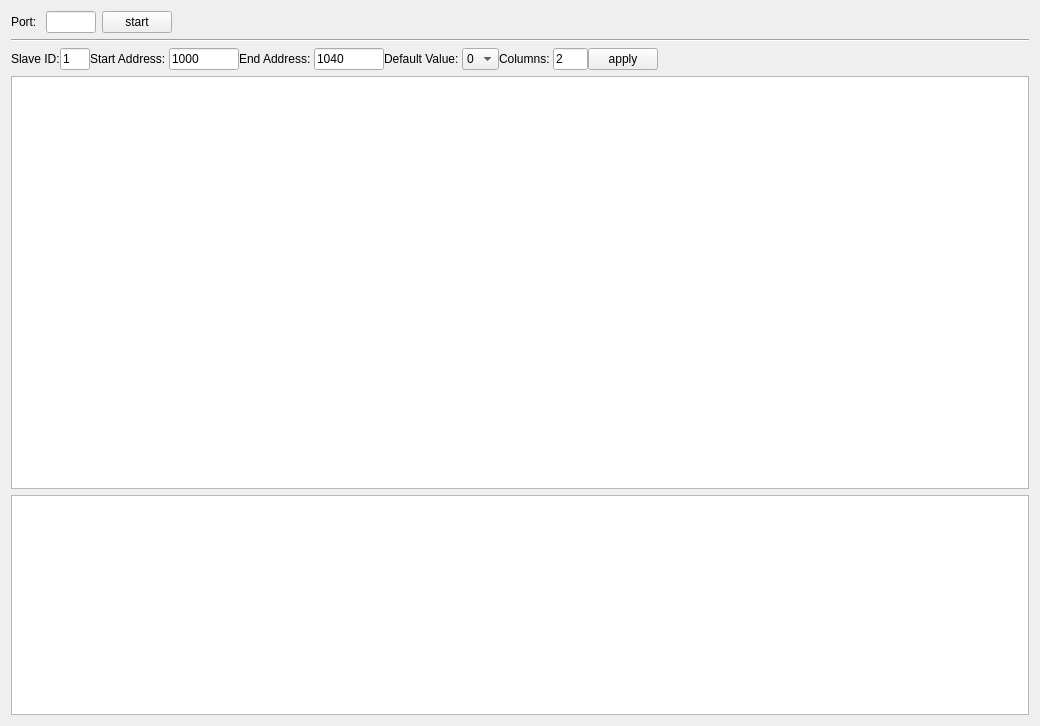
<?xml version="1.0" encoding="UTF-8"?>
<ui version="4.0">
 <class>MainWindow</class>
 <widget class="QMainWindow" name="MainWindow">
  <property name="geometry">
   <rect>
    <x>0</x>
    <y>0</y>
    <width>1040</width>
    <height>726</height>
   </rect>
  </property>
  <property name="windowTitle">
   <string>MainWindow</string>
  </property>
  <widget class="QWidget" name="centralWidget">
   <layout class="QVBoxLayout" name="verticalLayout">
    <item>
     <layout class="QHBoxLayout" name="horizontalLayout">
      <property name="topMargin">
       <number>0</number>
      </property>
      <item>
       <widget class="QLabel" name="label">
        <property name="maximumSize">
         <size>
          <width>70</width>
          <height>16777215</height>
         </size>
        </property>
        <property name="text">
         <string>Port: </string>
        </property>
       </widget>
      </item>
      <item>
       <widget class="QLineEdit" name="port_lineEdit">
        <property name="maximumSize">
         <size>
          <width>50</width>
          <height>16777215</height>
         </size>
        </property>
       </widget>
      </item>
      <item>
       <widget class="QPushButton" name="pushButton_start">
        <property name="maximumSize">
         <size>
          <width>70</width>
          <height>16777215</height>
         </size>
        </property>
        <property name="text">
         <string>start</string>
        </property>
       </widget>
      </item>
      <item>
       <spacer name="horizontalSpacer">
        <property name="orientation">
         <enum>Qt::Horizontal</enum>
        </property>
        <property name="sizeHint" stdset="0">
         <size>
          <width>40</width>
          <height>20</height>
         </size>
        </property>
       </spacer>
      </item>
     </layout>
    </item>
    <item>
     <widget class="Line" name="line">
      <property name="orientation">
       <enum>Qt::Horizontal</enum>
      </property>
     </widget>
    </item>
    <item>
     <layout class="QHBoxLayout" name="horizontalLayout_2">
      <property name="spacing">
       <number>0</number>
      </property>
      <property name="topMargin">
       <number>0</number>
      </property>
      <item>
       <widget class="QLabel" name="label_6">
        <property name="text">
         <string>Slave ID:</string>
        </property>
       </widget>
      </item>
      <item>
       <widget class="QLineEdit" name="slaveID_edit">
        <property name="maximumSize">
         <size>
          <width>30</width>
          <height>16777215</height>
         </size>
        </property>
        <property name="text">
         <string>1</string>
        </property>
       </widget>
      </item>
      <item>
       <widget class="QLabel" name="label_2">
        <property name="maximumSize">
         <size>
          <width>100</width>
          <height>16777215</height>
         </size>
        </property>
        <property name="text">
         <string>Start Address: </string>
        </property>
       </widget>
      </item>
      <item>
       <widget class="QLineEdit" name="startAddress_edit">
        <property name="maximumSize">
         <size>
          <width>70</width>
          <height>16777215</height>
         </size>
        </property>
        <property name="text">
         <string>1000</string>
        </property>
       </widget>
      </item>
      <item>
       <widget class="QLabel" name="label_3">
        <property name="maximumSize">
         <size>
          <width>100</width>
          <height>16777215</height>
         </size>
        </property>
        <property name="text">
         <string>End Address: </string>
        </property>
       </widget>
      </item>
      <item>
       <widget class="QLineEdit" name="endAddress_edit">
        <property name="maximumSize">
         <size>
          <width>70</width>
          <height>16777215</height>
         </size>
        </property>
        <property name="text">
         <string>1040</string>
        </property>
       </widget>
      </item>
      <item>
       <widget class="QLabel" name="label_4">
        <property name="text">
         <string>Default Value: </string>
        </property>
       </widget>
      </item>
      <item>
       <widget class="QComboBox" name="defaultValue_comboBox">
        <property name="maximumSize">
         <size>
          <width>50</width>
          <height>16777215</height>
         </size>
        </property>
        <item>
         <property name="text">
          <string>0</string>
         </property>
        </item>
        <item>
         <property name="text">
          <string>1</string>
         </property>
        </item>
       </widget>
      </item>
      <item>
       <widget class="QLabel" name="label_5">
        <property name="text">
         <string>Columns: </string>
        </property>
       </widget>
      </item>
      <item>
       <widget class="QLineEdit" name="colCount_edit">
        <property name="maximumSize">
         <size>
          <width>35</width>
          <height>16777215</height>
         </size>
        </property>
        <property name="text">
         <string>2</string>
        </property>
       </widget>
      </item>
      <item>
       <widget class="QPushButton" name="applyButton">
        <property name="maximumSize">
         <size>
          <width>70</width>
          <height>25</height>
         </size>
        </property>
        <property name="text">
         <string>apply</string>
        </property>
       </widget>
      </item>
      <item>
       <spacer name="horizontalSpacer_2">
        <property name="orientation">
         <enum>Qt::Horizontal</enum>
        </property>
        <property name="sizeHint" stdset="0">
         <size>
          <width>40</width>
          <height>20</height>
         </size>
        </property>
       </spacer>
      </item>
     </layout>
    </item>
    <item>
     <widget class="QTableView" name="colis_tableView">
      <property name="showGrid">
       <bool>true</bool>
      </property>
      <property name="gridStyle">
       <enum>Qt::DashLine</enum>
      </property>
     </widget>
    </item>
    <item>
     <widget class="QTextBrowser" name="log_browser">
      <property name="maximumSize">
       <size>
        <width>16777215</width>
        <height>220</height>
       </size>
      </property>
     </widget>
    </item>
   </layout>
  </widget>
  <action name="actionStartButton">
   <property name="icon">
    <iconset>
     <normaloff>images/start.png</normaloff>
     <normalon>../ar-mopcr/images/start.png</normalon>images/start.png</iconset>
   </property>
   <property name="text">
    <string>StartButton</string>
   </property>
   <property name="toolTip">
    <string>&lt;html&gt;&lt;head/&gt;&lt;body&gt;&lt;p&gt;start&lt;/p&gt;&lt;/body&gt;&lt;/html&gt;</string>
   </property>
   <property name="shortcut">
    <string>F5</string>
   </property>
  </action>
  <action name="actionStopButton">
   <property name="icon">
    <iconset>
     <normaloff>../ar-mopcr/images/stop.png</normaloff>../ar-mopcr/images/stop.png</iconset>
   </property>
   <property name="text">
    <string>StopButton</string>
   </property>
   <property name="toolTip">
    <string>&lt;html&gt;&lt;head/&gt;&lt;body&gt;&lt;p&gt;stop&lt;/p&gt;&lt;/body&gt;&lt;/html&gt;</string>
   </property>
   <property name="shortcut">
    <string>F6</string>
   </property>
  </action>
 </widget>
 <layoutdefault spacing="6" margin="11"/>
 <resources/>
 <connections/>
</ui>
